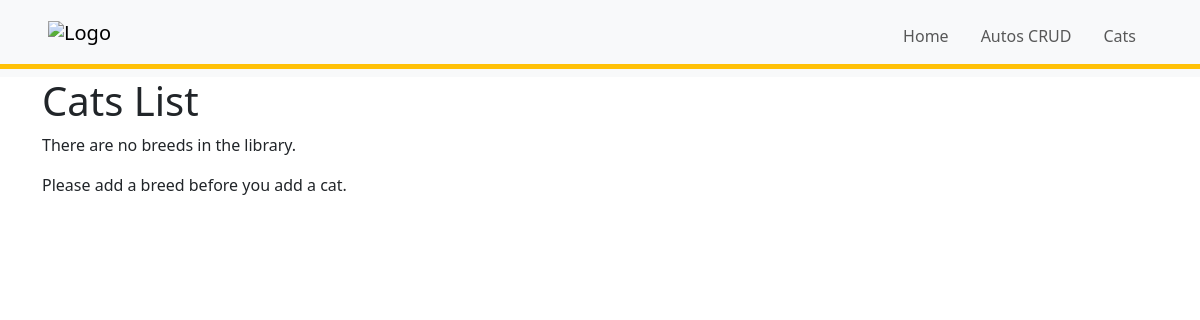
The app's page /cats/breed (signed in), older data.
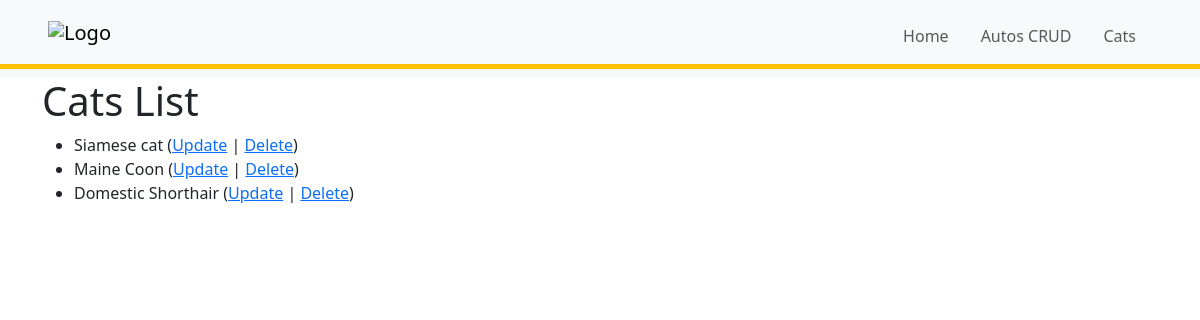
The same page, newer data.
### cats/models.py (models this page shows, shortened)
class Breed(models.Model):
  name = models.CharField(max_length=200, validators=[MinLengthValidator(2)])

### cats/views.py (the view)
# urls.py: path('breed', BreedList.as_view(), name='breeds'),
class BreedList(LoginRequiredMixin, ListView):
  model = Breed
  def get_context_data(self, **kwargs):
    context = super().get_context_data(**kwargs)
    context['breeds'] = Breed.objects.all()
    return context

### templates/cats/breed_list.html
{% extends "_base.html" %}
{% block content %}
  <h1>Cats List</h1>
  {% if breeds %}
  <ul>
    {% for breed in breeds %}
    <li>
      {{ breed.name }}
      (<a href="{% url 'cats:breed_update' breed.id %}">Update</a> |
      <a href="{% url 'cats:breed_delete' breed.id %}">Delete</a>) <br/>
  </li>
    {% endfor %}
  </ul>
  {% else %}
  <p>There are no breeds in the library.</p>
  <p>Please add a breed before you add a cat. </p>
  {% endif %}
{% endblock %}

### templates/_base.html (shortened to what this page needs)
{% load static %}
<!DOCTYPE html>
<html>
  <head>
    <link
    href="https://cdn.jsdelivr.net/npm/bootstrap@5.3.0-alpha1/dist/css/bootstrap.min.css"
    rel="stylesheet"
  />
  </head>
  <body>
    <div class="navbar navbar-expand-sm bg-body-tertiary ">
      <div class="container-fluid px-5 border-bottom border-warning border-5 border-rounded">
        <a class="navbar-brand h1" href="{% url 'home' %}">
          <img src="{% static 'images/logo.png' %}" class="img-fluid" width="80" alt="Logo">
          </a>
        <nav class="mx-auto collapse navbar-collapse d-flex justify-content-end" id="navbarNav">
          <ul class="navbar-nav border-1">
            <li class="nav-item p-2">
              <a class="nav-link" aria-current="page" href="{% url 'home' %}">Home</a>
            </li>
            <li class="nav-item p-2">
                <a class="nav-link" href="/autos">Autos CRUD</a>
            </li>
            <li class="nav-item p-2">
              <a class="nav-link" href="/cats">Cats</a>
          </li>
          </ul>
        </nav>
      </div>
    </div>
    <div class="container"> {% block content %} {% endblock content %}</div>
  </body>
</html>

Row changes from the older to the newer data that the page shows:
added Breed: name "Siamese cat"
added Breed: name "Maine Coon"
added Breed: name "Domestic Shorthair"
Text that changed along with them:
text no longer shown: "There are no breeds in the library. Please add a breed before you add a cat."
